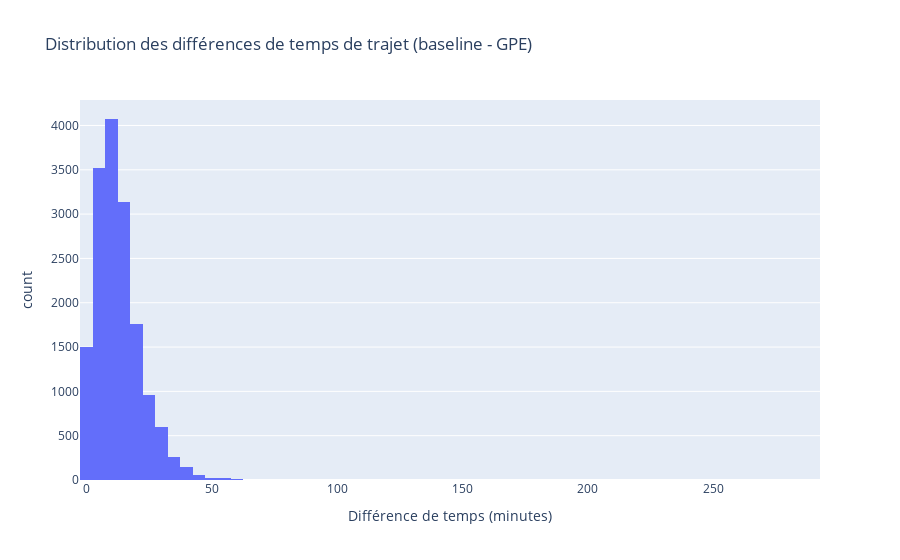

Notebook source saved alongside this figure:
### Code cell
fig = px.histogram(
    positif,
    x=positif["travel_time_diff"]/60,
    nbins=75,
    title="Distribution des différences de temps de trajet (baseline - GPE)",
    labels={"x": "Différence de temps (minutes)", "count": "Nombre de trajets"},
    color_discrete_sequence=["#636EFA"]
)

fig.show()
fig.write_image("outputs/plots/routing/distribution_temps_trajet.png", width = 1000)

### Figure 1 — Plotly figure (JSON) as saved in the notebook; plotly's stock layout.template omitted (floating-point values rounded to 4 significant figures; data arrays with more than 128 entries replaced by an {"elided": "..."} marker saying what was removed)
{"data": [{"bingroup": "x", "hovertemplate": "Différence de temps (minutes)=%{x}<br>count=%{y}<extra></extra>", "legendgroup": "", "marker": {"color": "#636EFA", "pattern": {"shape": ""}}, "name": "", "nbinsx": 75, "orientation": "v", "showlegend": false, "type": "histogram", "x": {"elided": "16094 float values"}, "xaxis": "x", "yaxis": "y"}], "layout": {"barmode": "relative", "legend": {"tracegroupgap": 0}, "title": {"text": "Distribution des différences de temps de trajet (baseline - GPE)"}, "xaxis": {"anchor": "y", "domain": [0, 1], "title": {"text": "Différence de temps (minutes)"}}, "yaxis": {"anchor": "x", "domain": [0, 1], "title": {"text": "count"}}}}
